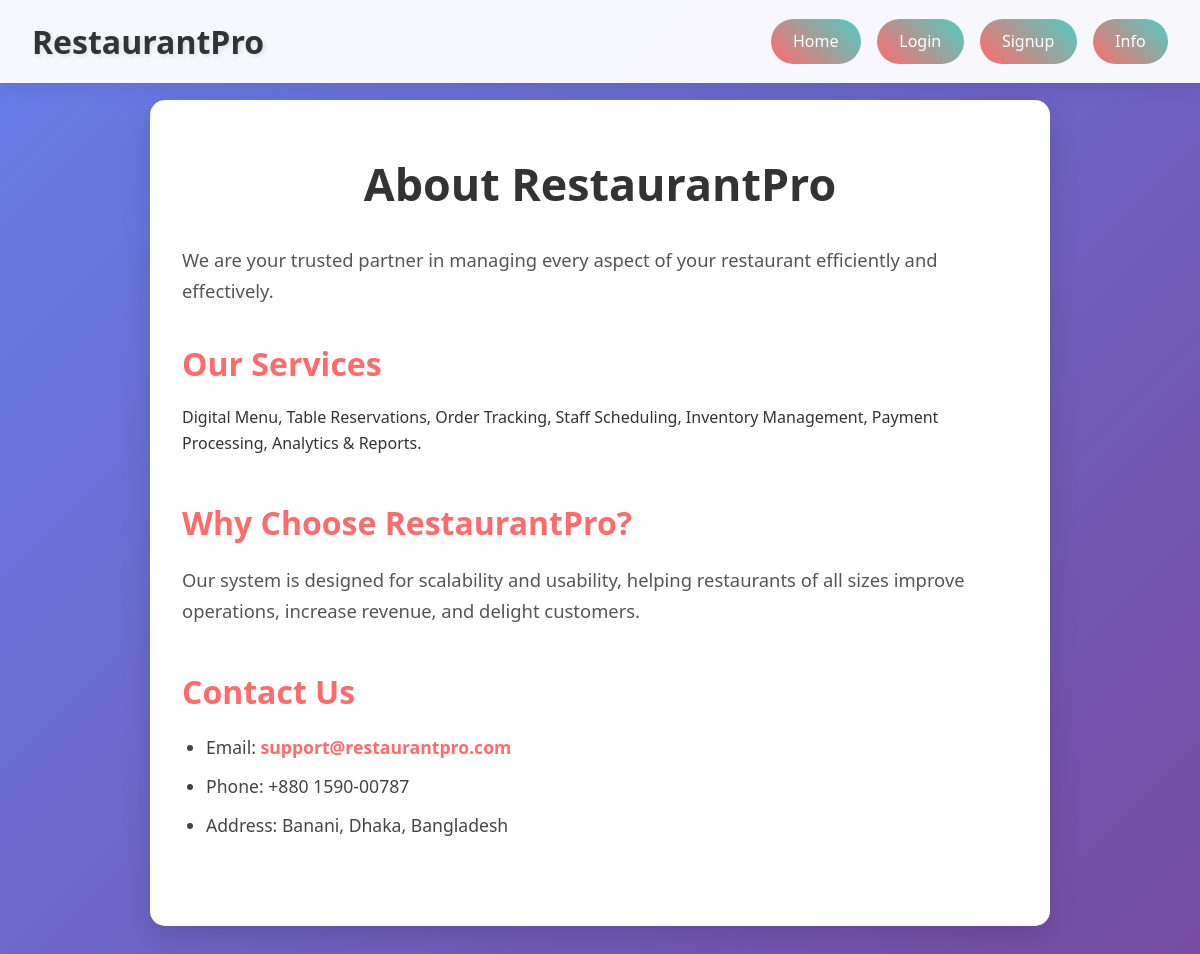
The app's page /View/info.php with its own data.
### tables this page shows
CREATE TABLE `site_info` (
  `id` int(11) NOT NULL,
  `about_us` text NOT NULL,
  `services` text NOT NULL,
  `why_choose_us` text NOT NULL,
  `contact_email` varchar(255) NOT NULL,
  `contact_phone` varchar(50) NOT NULL,
  `contact_address` text NOT NULL,
  `updated_at` timestamp NOT NULL DEFAULT current_timestamp() ON UPDATE current_timestamp()
);

### Model/siteInfoModel.php (called while the page is built, shortened)
<?php
function getSiteInfo() {
    $con = getConnection();
    $sql = "SELECT * FROM site_info ORDER BY id DESC LIMIT 1";
    $result = mysqli_query($con, $sql);
    $info = mysqli_fetch_assoc($result);
    return $info;
}
?>

### View/info.php (the view, shortened to what this page needs)
<?php
require_once('../model/siteInfoModel.php');
$info = getSiteInfo();
?>
<!DOCTYPE html>
<html lang="en">
<head>
    <link rel="stylesheet" href="../asset/css/info.css" />
</head>
<body>
  <header>
    <div class="header-content">
      <div class="logo">RestaurantPro</div>
      <nav class="nav-buttons">
        <a href="landingPage.html" class="nav-btn">Home</a>
        <a href="login.html" class="nav-btn">Login</a>
        <a href="signup.html" class="nav-btn">Signup</a>
        <a href="info.php" class="nav-btn">Info</a>
      </nav>
    </div>
  </header>
    <main class="main-content">
        <h1>About RestaurantPro</h1>
        <p><?= nl2br(htmlspecialchars($info['about_us'] ?? '')) ?></p>
        <section class="section">
            <h2>Our Services</h2>
            <?= nl2br(htmlspecialchars($info['services'] ?? '')) ?>
        </section>
        <section class="section">
            <h2>Why Choose RestaurantPro?</h2>
            <p><?= nl2br(htmlspecialchars($info['why_choose_us'] ?? '')) ?></p>
        </section>
        <section class="section">
            <h2>Contact Us</h2>
            <ul>
                <li>Email: <a href="mailto:<?= htmlspecialchars($info['contact_email'] ?? '') ?>"><?= htmlspecialchars($info['contact_email'] ?? '') ?></a></li>
                <li>Phone: <?= htmlspecialchars($info['contact_phone'] ?? '') ?></li>
                <li>Address: <?= nl2br(htmlspecialchars($info['contact_address'] ?? '')) ?></li>
            </ul>
        </section>
    </main>
</body>
</html>

### Asset/css/info.css (style rules this page uses)
* { margin: 0; padding: 0; box-sizing: border-box; }
body { font-family: 'Segoe UI', Tahoma, Geneva, Verdana, sans-serif; line-height: 1.6; color: #333; background: linear-gradient(135deg, #667eea 0%, #764ba2 100%); min-height: 100vh; display: flex; flex-direction: column; align-items: center; }
header { background: rgba(255, 255, 255, 0.95); backdrop-filter: blur(10px); padding: 1rem 2rem; width: 100%; position: fixed; top: 0; z-index: 1000; box-shadow: 0 2px 20px rgba(0,0,0,0.1); }
.header-content { max-width: 1200px; margin: 0 auto; display: flex; justify-content: space-between; align-items: center; }
.logo { font-size: 2rem; font-weight: bold; text-shadow: 2px 2px 4px rgba(0,0,0,0.1); }
.nav-buttons { display: flex; gap: 1rem; }
.nav-btn { padding: 0.6rem 1.4rem; background: linear-gradient(45deg, #ff6b6b, #4ecdc4); color: white; text-decoration: none; border-radius: 25px; font-weight: 500; position: relative; overflow: hidden; transition: all 0.3s ease; }
.nav-btn::before { content: ''; position: absolute; top: 0; left: -100%; width: 100%; height: 100%; background: linear-gradient(45deg, #4ecdc4, #ff6b6b); transition: left 0.3s ease; z-index: -1; }
main.main-content { background: white; padding: 3rem 2rem; margin: 100px 20px 40px 20px; border-radius: 15px; max-width: 900px; box-shadow: 0 10px 30px rgba(0,0,0,0.15); }
main.main-content h1 { text-align: center; font-size: 2.8rem; margin-bottom: 1.5rem; color: #333; }
main.main-content p { font-size: 1.15rem; color: #555; margin-bottom: 2rem; line-height: 1.7; }
main.main-content .section { margin-bottom: 2.5rem; }
main.main-content .section h2 { font-size: 2rem; color: #ff6b6b; margin-bottom: 1rem; font-weight: 700; }
main.main-content .section ul { list-style-type: disc; margin-left: 1.5rem; color: #444; font-size: 1.1rem; }
main.main-content .section ul li { margin-bottom: 0.8rem; line-height: 1.5; }
a { color: #ff6b6b; text-decoration: none; font-weight: 600; }

### records on screen
site_info: about_us "We are your trusted partner in managing every aspect of your restaurant efficiently and effectively.", services "Digital Menu, Table Reservations, Order Tracking, Staff Scheduling, Inventory Management, Payment Processing, Analytics & Reports.", why_choose_us "Our system is designed for scalability and usability, helping restaurants of all sizes improve operations, increase revenue, and delight customers.", contact_email "support@restaurantpro.com", contact_phone "+880 1590-00787", contact_address "Banani, Dhaka, Bangladesh"
